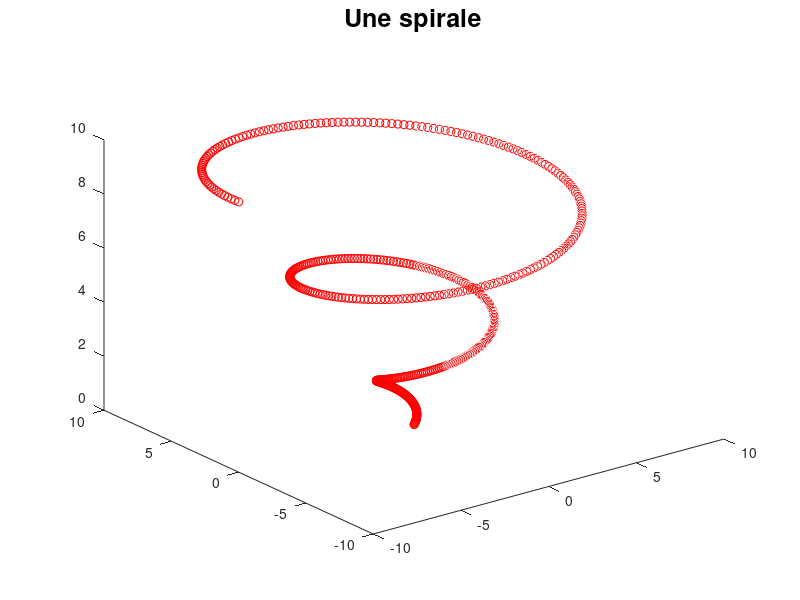

MATLAB code to generate this figure:
theta = linspace(0,5*pi,500);
z = linspace(0,10,500);
plot3(z.*cos(theta), z.*sin(theta), z, 'ro');
title('Une spirale','fontsize', 18);
